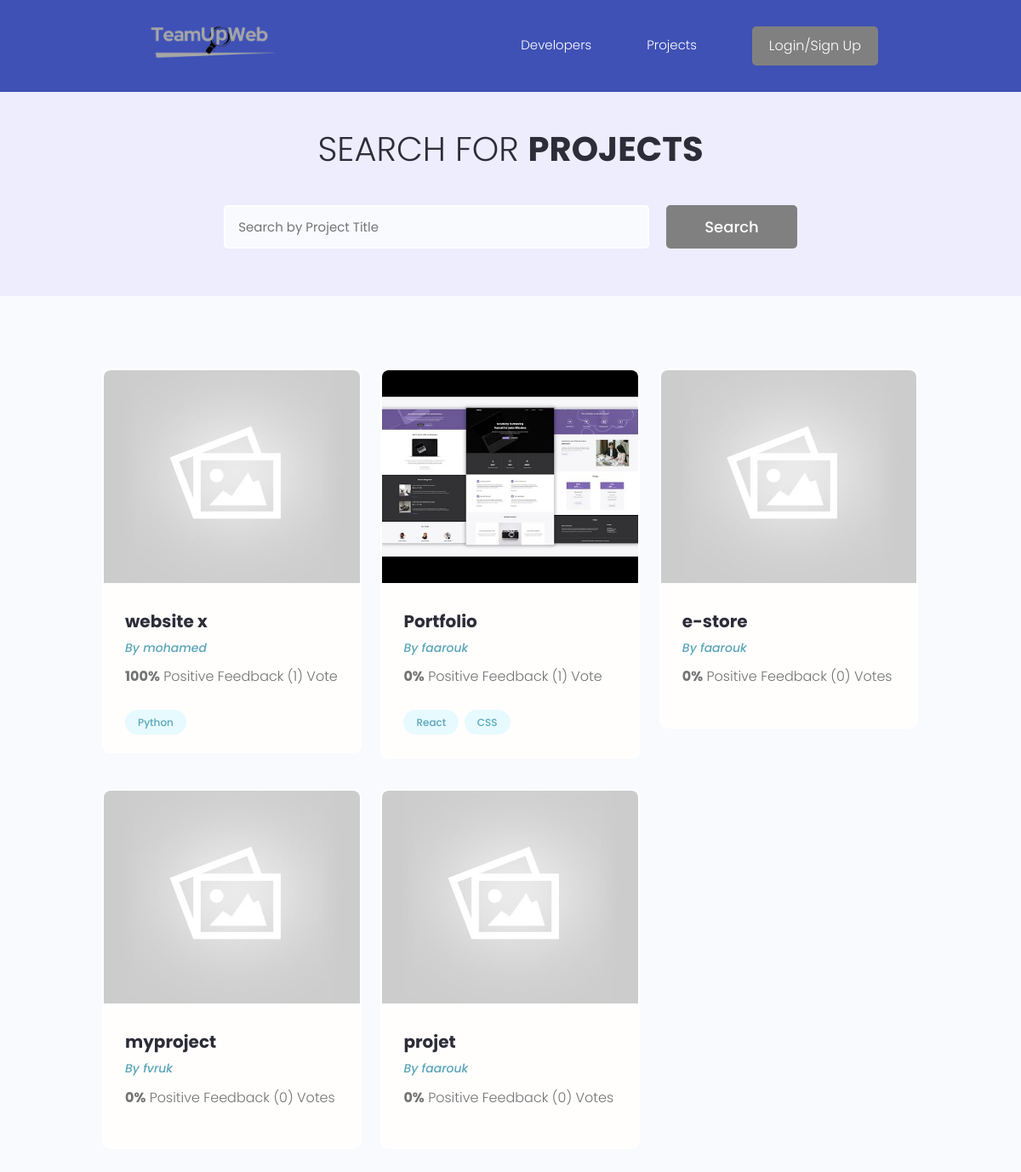
/projects/, run on the app's committed database.
### projects/models.py (models this page shows, shortened)
class Project(models.Model):
    owner = models.ForeignKey(Profile,null=True,blank=True,on_delete=models.CASCADE)
    title = models.CharField(max_length=200)
    description = models.TextField(null=True,blank=True)
    featured_image = models.ImageField(null=True,blank=True,default='default.jpg')
    demo_link = models.URLField(max_length=2000, null=True,blank=True)
    source_link = models.URLField(max_length=2000,null=True,blank=True)
    tags = models.ManyToManyField('Tag',blank=True)
    vote_total = models.IntegerField(default=0,null=True,blank=True)
    vote_ratio = models.IntegerField(default=0,null=True,blank=True)
    created = models.DateTimeField(auto_now_add=True)
    id = models.UUIDField(default=uuid.uuid4, unique = True,
                          primary_key=True,editable=False)
    class Meta:
        ordering = ['-vote_ratio' , '-vote_total' , 'title' ]
    @property
    def imageURL(self):
        try:
            url = self.featured_image.url
        except:
            url = ' '
        return url

class Tag(models.Model):
    name = models.CharField(max_length=200)
    created = models.DateTimeField(auto_now_add=True)
    id = models.UUIDField(default=uuid.uuid4,unique=True,
                          primary_key=True ,editable=False)
    def __str__(self) :
        return self.name

### users/models.py (models this page shows, shortened)
class Profile(models.Model):
    user = models.OneToOneField(User,on_delete=models.CASCADE,null=True,blank=True)
    name = models.CharField(max_length=200,null=True,blank=True)
    email = models.EmailField(max_length=500,null=True,blank=True)
    username = models.CharField(max_length=200,null=True,blank=True)
    location = models.CharField(max_length=200,null=True,blank=True)
    short_intro = models.CharField(max_length=200,null=True,blank=True)
    bio = models.TextField(null=True,blank=True)
    profile_image = models.ImageField(null=True,blank=True,upload_to='profiles/',default="profiles/user-default.png")
    social_github = models.CharField(max_length=200,null=True,blank=True)
    social_twitter = models.CharField(max_length=200,null=True,blank=True)
    social_linkedin = models.CharField(max_length=200,null=True,blank=True)
    social_youtube = models.CharField(max_length=200,null=True,blank=True)
    social_website = models.CharField(max_length=200,null=True,blank=True)
    created = models.DateTimeField(auto_now_add=True)
    id = models.UUIDField(default=uuid.uuid4, unique = True,
                          primary_key=True,editable=False)
    class Meta:
        ordering = ['created']

### projects/views.py (the view)
# urls.py: path('projects/', include('projects.urls')),
def projects(request):
    projects, search_query =  searchProjects(request)
    custom_range ,projects = paginateProjects(request,projects,6)
    context = {'projects' : projects ,'search_query': search_query , 'custom_range' : custom_range }
    return render(request, 'projects/projects.html',context)

### projects/utils.py (called while the page is built)
def paginateProjects(request,projects,results):
    page = request.GET.get('page')
    paginator = Paginator(projects, results)
    try:
      projects = paginator.page(page)
    except PageNotAnInteger:
       page = 1
       projects = paginator.page(page)
    except EmptyPage:
       page = paginator.num_pages
       projects = paginator.page(page)
    leftIndex = (int(page) - 4)
    if leftIndex < 1 :
       leftIndex = 1
    rightIndex = (int(page) + 5)
    if rightIndex > paginator.num_pages :
       rightIndex = paginator.num_pages + 1
    custom_range = range(leftIndex,rightIndex)
    return custom_range, projects

def searchProjects(request):
    search_query = ''
    if request.GET.get('search_query'):
       search_query = request.GET.get('search_query')
    tags = Tag.objects.filter(name__icontains = search_query)
    projects = Project.objects.distinct().filter(
       Q(title__icontains = search_query) |
       Q(description__icontains = search_query) |
       Q(owner__name = search_query)  |
       Q(tags__in = tags)
    )
    return projects, search_query

### projects/templates/projects/projects.html (shortened to what this page needs)
{% extends 'main.html' %} {% block content %}
<main class="projects">
	<section class="hero-section text-center">
		<div class="container container--narrow">
			<div class="hero-section__box">
				<h2>Search for <span>Projects</span></h2>
			</div>
			<div class="hero-section__search">
				<form
					id='searchForm'
					class="form"
					action="{% url 'projects' %}"
					method="get">
					<div class="form__field">
						<input
							class="input input--text"
							id="formInput#search"
							type="text"
							name="search_query"
							placeholder="Search by Project Title"
							value="{{search_query}}" />
					</div>
					<input
						class="btn btn--sub btn--lg"
						type="submit"
						value="Search" />
				</form>
			</div>
		</div>
	</section>
	<section class="projectsList">
		<div class="container">
			<div class="grid grid--three">
				{% for project in projects %}
				<div class="column">
					<div class="card project">
						<a
							href="{% url 'project' project.id %}"
							class="project">
							<img
								class="project__thumbnail"
								src="{{project.imageURL}}"
								alt="project thumbnail" />
							<div class="card__body">
								<h3 class="project__title">{{project.title}}</h3>
								<p>
									<a
										class="project__author"
										href="{% url 'user-profile' project.owner.id %}"
										>By {{project.owner.name}}</a
									>
								</p>
								<p class="project--rating">
									<span style="font-weight: bold">{{project.vote_ratio}}%</span>
									Positive Feedback ({{project.vote_total}})
									Vote{{project.vote_total|pluralize:"s"}}
								</p>
								<div class="project__tags">
									{% for tag in project.tags.all %}
									<span class="tag tag--pill tag--main">
										<small>{{tag}}</small>
									</span>
									{% endfor %}
								</div>
							</div>
						</a>
					</div>
				</div>
				{% endfor %}
			</div>
		</div>
	</section>
</main>
{% endblock content %}

### static/styles/app.css (style rules this page uses)
:root { --color-sub: #2d2d39; }
.btn--sub { background-color: gray; }
.card { border: 2px solid var(--color-light); }
img { width: 100%; }
.hero-section { height: 40vh; display: flex; align-items: center; background-color: var(--color-sub); }
.hero-section__box { margin-bottom: 4rem; }
.hero-section__box > h2, .hero-section__box > h2 > span { font-size: 4rem; color: var(--color-light); line-height: 1.3; text-transform: uppercase; }
.hero-section__box > h2 { font-weight: 300; }
.hero-section__box > h2 > span { font-weight: 700; }
.hero-section__search > .form { display: flex; align-items: center; justify-content: center; gap: 2rem; }
.hero-section__search > .form input.input--text { width: 50rem; }
.project__author { font-size: 1.4rem; font-style: italic; }
.project--rating { margin-bottom: 1.6em; margin-top: 0.5em; }
.projects > .hero-section { background: var(--color-sub-lighter); height: 30vh; }
.projects .hero-section__box { margin-bottom: 2.5rem; }
.projects .hero-section__box > h2 { color: var(--color-sub); }
.projects .hero-section__box > h2 > span { font-weight: 700; color: var(--color-sub); }
.projectsList { margin-top: 8rem; }
.project__thumbnail { height: 25rem; object-fit: cover; object-position: top center; }
.project__title { font-size: 2rem; font-weight: 700; color: var(--color-sub); }
:root { --color-primary: #3f51b5; --color-light: #ffffff; }
.hero-section { background-color: var(--color-primary); color: var(--color-light); }

### static/uikit/styles/modules/_variables.css (style rules this page uses)
:root { --color-main: #5aa5b9; --color-main-light: #e6faff; --color-sub: #3f4156; --color-sub-light: #51546e; --color-sub-lighter: #ededfd; --color-text: #737373; --color-gray: #8b8b8b; --color-light: #e5e7eb; --color-light-gray: #767676; --color-bg: #f8fafd; --color-white: #fffefd; --color-white-light: #f3f3f3; --color-success: #359e64; --color-success-bg: #def8e8; --color-error: #fc4b0b; --color-error-bg: #fff2ee; --font-base: 'Poppins', arial, helvetica, 'Segoe UI', roboto, ubuntu, sans-serif; --font-monospace: 'Fira Code', 'Courier New', courier, monospace; --font-regular: 300; --font-medium: 500; --font-bold: 700; --generic-shadow: 1px 1px 5px #00000010; --generic-transition: all 0.3s ease-in-out; }

### static/uikit/styles/modules/_base.css (style rules this page uses)
* { margin: 0; padding: 0; box-sizing: border-box; text-rendering: optimizeLegibility; color: inherit; font-size: inherit; }
html { font-size: 50%; }
@media only screen and (min-width: 480px) { html { font-size: 56.25%; } }
@media only screen and (min-width: 1200px) { html { font-size: 62.5%; } }
body { line-height: 1.6; font-weight: 400; font-size: 1.5rem; color: var(--color-text); background-color: var(--color-bg); min-height: 100vh; }

### static/uikit/styles/modules/_typography.css (style rules this page uses)
* { font-family: var(--font-base); }
h2 { font-size: 3.6rem; font-weight: var(--font-bold); }
h3 { font-size: 3.2rem; font-weight: var(--font-medium); }
p, span, strong { font-size: 1.6rem; color: var(--color-text); font-weight: var(--font-regular); }
a { padding-bottom: 2px; text-decoration: none; display: inline-block; color: var(--color-main); font-weight: var(--font-medium); }

### static/uikit/styles/modules/_utilities.css (style rules this page uses)
.container { width: 92%; max-width: 165rem; margin: 0 auto; box-sizing: border-box; }
.container--narrow { width: 92%; max-width: 120rem; }
@media screen and (min-width: 1000px) { .container { width: 90%; } }
@media screen and (min-width: 1000px) { .container--narrow { width: 85%; } }
@media screen and (min-width: 1200px) { .container { width: 80%; } }
@media screen and (min-width: 1200px) { .container--narrow { width: 72%; } }
.text-center { text-align: center; }

### static/uikit/styles/modules/_button.css (style rules this page uses)
.btn { display: inline-block; position: relative; cursor: pointer; background-color: var(--color-light); font-weight: var(--font-medium); color: var(--color-sub); text-decoration: none; padding: 1rem 2rem; border-radius: 0.5rem; border: none; width: -webkit-fit-content; width: -moz-fit-content; width: fit-content; height: -webkit-fit-content; height: -moz-fit-content; height: fit-content; font-size: 1.6rem; outline-width: 0; outline-color: transparent; -webkit-backface-visibility: hidden; backface-visibility: hidden; transition: all 0.3s ease-in-out; }
.btn--sub { background-color: var(--color-sub); color: var(--color-white); }
.btn--lg { font-size: 1.8rem; padding: 1.2rem 4.5rem; }

### static/uikit/styles/modules/_card.css (style rules this page uses)
.card { border-radius: 1rem; background-color: var(--color-white); border: 1.5px solid var(--color-light); width: auto; height: auto; margin-top: 0.5rem; margin-bottom: 0.5rem; overflow: hidden; }
.card__body, .card__header { padding: 2rem 2.5rem; }

### data on the page
Project: imageURL (placeholder picture), title "website x", owner.name "mohamed", vote_ratio "100", vote_total "1"
Tag: name "Python"
Project: imageURL (picture), title "Portfolio", owner.name "faarouk", vote_ratio "0", vote_total "1"
Tag: name "React"
Tag: name "CSS"
Project: imageURL (placeholder picture), title "e-store", owner.name "faarouk", vote_ratio "0", vote_total "0"
Project: imageURL (placeholder picture), title "myproject", owner.name "fvruk", vote_ratio "0", vote_total "0"
Project: imageURL (placeholder picture), title "projet", owner.name "faarouk", vote_ratio "0", vote_total "0"
